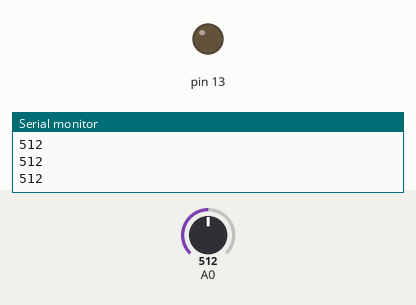
Bench run of a sketch on a simulated Arduino Uno, built with avr-gcc and run on an emulated ATmega328P. On the bench: output pins drawn as LEDs (lit = HIGH), the last lines printed to the serial monitor. The test bench sets the inputs (shaded band); at power-on: A0 = 512.

Above: at 1.3 s.
1.4 s: A0 set to 687
2.9 s: A0 set to 715
At 3.6 s:
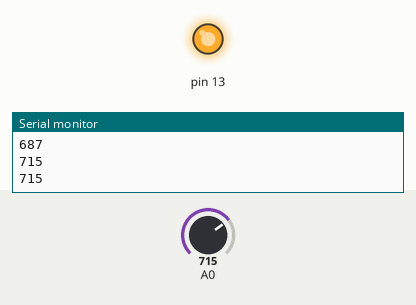
4.5 s: A0 set to 690
At 5.7 s:
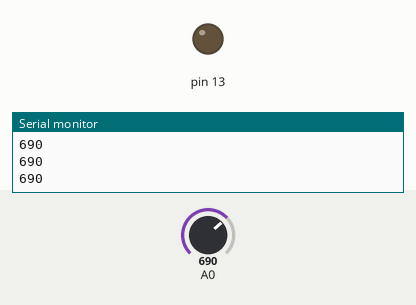
6.0 s: A0 set to 710
At 7.1 s:
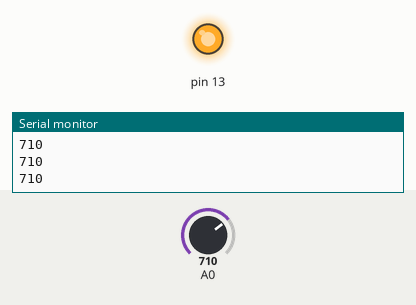
Timing chart, 0 to 8.5 s (numbered marks = the images above; inputs shaded):
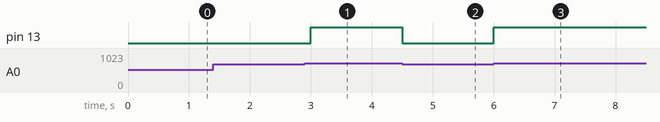

The sketch:

phototransistor.ino
```cpp
/*
  Simple sketch to test the phototransistor.

  Prints to Serial the input from phototransistor with
  a delay of half a second.
 */

int val = 0;

// the setup function runs once when you press reset or power the board
void setup() {
  pinMode(13, OUTPUT);

  Serial.begin(9600);
}

// the loop function runs over and over again forever
void loop() {
  val = analogRead(0);
  Serial.println(val);

  if (val > 700) {
    digitalWrite(13, HIGH);
  } else {
    digitalWrite(13, LOW);
  }

  delay(500);              // wait for a second
}
```

Measured:
- the behaviour switches between 700 and 701 on A0 (found by bisection; images 0 and 1)
- after the input at 2.9 s, pin 13: LOW → HIGH after 0.10 s
- after the input at 4.5 s, pin 13: HIGH → LOW at once
- after the input at 6.0 s, pin 13: LOW → HIGH at once
